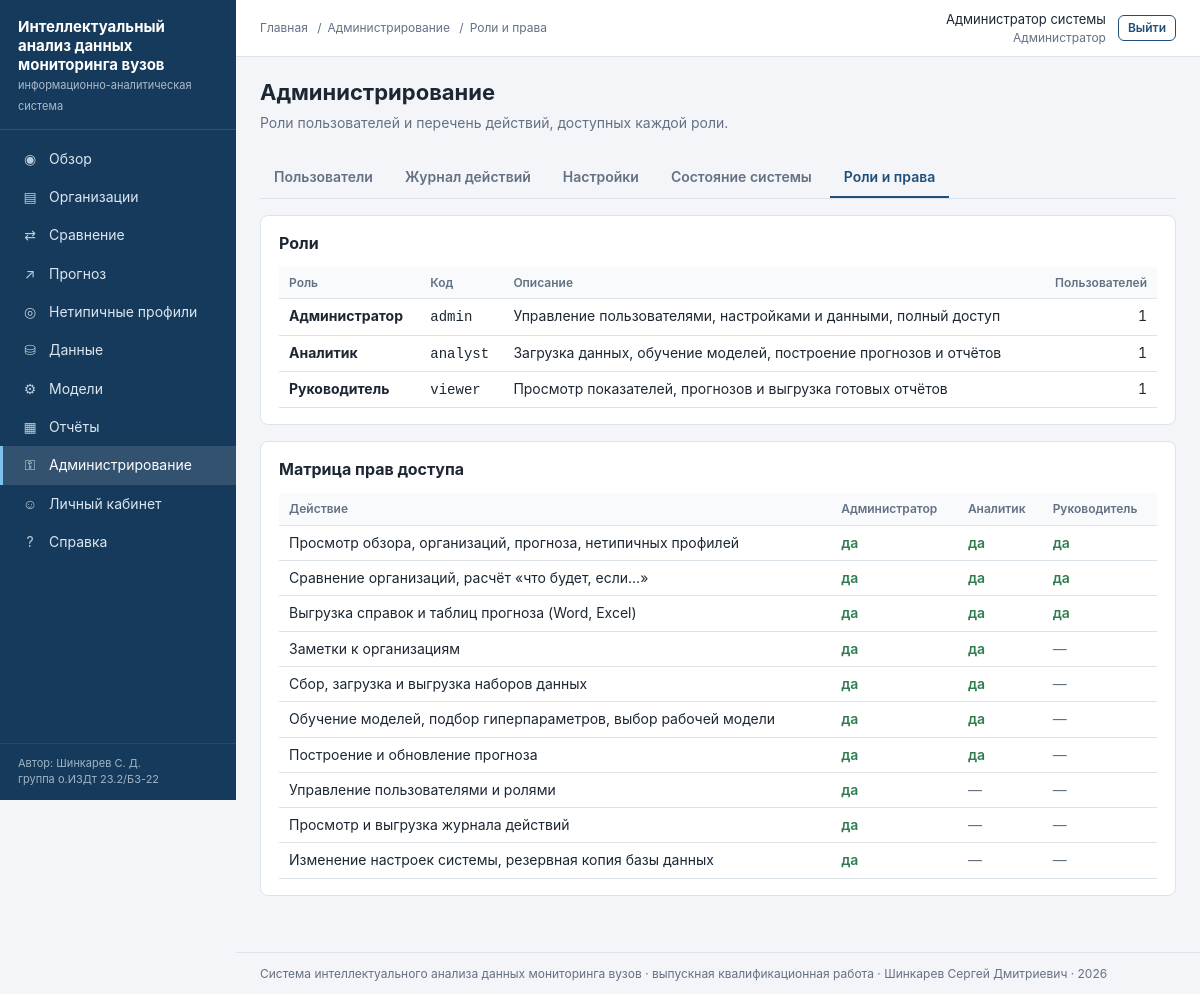
The page /admin/roles (signed in) on the database its author committed.
### vuzmon/db/models.py (models this page shows)
class Base(DeclarativeBase):
    """Общий базовый класс всех таблиц."""

class User(Base):
    __tablename__ = "users"
    id: Mapped[int] = mapped_column(Integer, primary_key=True)
    login: Mapped[str] = mapped_column(String(64), unique=True)
    password_hash: Mapped[str] = mapped_column(String(255))          # пароль хранится только в виде хеша
    full_name: Mapped[str] = mapped_column(String(128), default="")
    email: Mapped[str] = mapped_column(String(128), default="")
    position: Mapped[str] = mapped_column(String(128), default="")   # должность
    role_id: Mapped[int] = mapped_column(ForeignKey("roles.id"))
    is_active: Mapped[bool] = mapped_column(Boolean, default=True)
    created_at: Mapped[datetime] = mapped_column(DateTime, default=datetime.now)
    last_login_at: Mapped[datetime] = mapped_column(DateTime, nullable=True)
    role: Mapped[Role] = relationship(back_populates="users")

class Role(Base):
    __tablename__ = "roles"
    id: Mapped[int] = mapped_column(Integer, primary_key=True)
    code: Mapped[str] = mapped_column(String(32), unique=True)       # admin / analyst / viewer
    title: Mapped[str] = mapped_column(String(64))                   # название на русском
    description: Mapped[str] = mapped_column(String(255), default="")
    users: Mapped[list["User"]] = relationship(back_populates="role")

### webapp/views_admin.py (the view)
@bp.route("/roles")
@security.roles_required(*security.ROLE_ADMIN)
def roles():
    db = get_session()
    rows = db.scalars(select(Role).order_by(Role.id)).all()
    counts = dict(db.execute(select(User.role_id, func.count()).group_by(User.role_id)).all())
    return _render("admin_roles.html", "Роли и права", rows=rows, counts=counts, permissions=PERMISSIONS)

### vuzmon/db/session.py (called while the page is built)
def get_session_factory(url: str = None):
    global _session_factory
    if _session_factory is None or url is not None:
        _session_factory = scoped_session(sessionmaker(bind=get_engine(url), expire_on_commit=False))
    return _session_factory

def get_session():
    return get_session_factory()()

### webapp/__init__.py (called while the page is built)
def active_menu(endpoint: str) -> str:
    endpoints = [item[0] for item in MENU]
    if endpoint in endpoints:
        return endpoint
    if endpoint in MENU_PARENTS:
        return MENU_PARENTS[endpoint]
    blueprint = endpoint.split(".")[0]
    return next((item for item in endpoints if item.split(".")[0] == blueprint), "")

### webapp/security.py (called while the page is built)
def current_user():
    if "user" not in g:
        user_id = session.get("user_id")
        user = get_session().get(User, user_id) if user_id else None
        g.user = user if user is not None and user.is_active else None
    return g.user

def has_role(*codes) -> bool:
    user = current_user()
    return user is not None and user.role.code in codes

def roles_required(*codes):
    def decorator(view):
        @wraps(view)
        def wrapper(*args, **kwargs):
            if current_user() is None:
                flash("Для продолжения работы войдите в систему.", "warning")
                return redirect(url_for("auth.login", next=request.path))
            if not has_role(*codes):
                abort(403)
            return view(*args, **kwargs)
        return wrapper
    return decorator

def csrf_token() -> str:
    if "_csrf" not in session:
        session["_csrf"] = secrets.token_hex(16)
    return session["_csrf"]

def check_csrf() -> None:
    if request.method in ("POST", "PUT", "DELETE"):
        sent = request.form.get("_csrf") or request.headers.get("X-CSRF-Token", "")
        if not sent or not secrets.compare_digest(sent, session.get("_csrf", "")):
            abort(400, description="Форма устарела. Обновите страницу и повторите действие.")

### webapp/views_admin.py (called while the page is built)
def _render(template: str, title: str, **context):
    return render_template(template, crumbs=[("Администрирование", url_for("admin.users")), (title, None)],
                           tabs=TABS, **context)

### webapp/templates/admin_roles.html (shortened to what this page needs)
{% extends "base.html" %}
{% block content %}
<div class="page-head"><div><h1>Администрирование</h1><p class="lead">Роли пользователей и перечень действий, доступных каждой роли.</p></div></div>
{% include "_admin_tabs.html" %}
<div class="card">
  <h2>Роли</h2>
  <table class="data">
    <tr><th>Роль</th><th>Код</th><th>Описание</th><th class="num">Пользователей</th></tr>
    {% for row in rows %}<tr><td><b>{{ row.title }}</b></td><td><code>{{ row.code }}</code></td><td>{{ row.description }}</td><td class="num">{{ counts.get(row.id, 0) }}</td></tr>{% endfor %}
  </table>
</div>
<div class="card">
  <h2>Матрица прав доступа</h2>
  <div class="table-wrap"><table class="data">
    <tr><th>Действие</th>{% for row in rows %}<th class="center">{{ row.title }}</th>{% endfor %}</tr>
    {% for title, allowed in permissions %}
    <tr><td>{{ title }}</td>{% for row in rows %}<td class="center">{% if row.code in allowed %}<span class="pass">да</span>{% else %}<span class="muted">—</span>{% endif %}</td>{% endfor %}</tr>
    {% endfor %}
  </table></div>
</div>
{% endblock %}

### webapp/templates/base.html (shortened to what this page needs)
<!DOCTYPE html>
<html lang="ru">
<head>
  <link rel="stylesheet" href="{{ url_for('static', filename='css/app.css') }}">
</head>
<body>
<div class="layout">
  <aside class="sidebar" id="sidebar">
    <div class="brand">
      <b>Интеллектуальный анализ данных мониторинга вузов</b>
      <span>информационно-аналитическая система</span>
    </div>
    <ul class="menu">
      {% for endpoint, title, icon in menu %}
      <li><a href="{{ url_for(endpoint) }}"
             class="{{ 'active' if active_menu == endpoint else '' }}">
        <span class="icon">{{ icon }}</span>{{ title }}</a></li>
      {% endfor %}
    </ul>
    <div class="sidebar-footer">Автор: Шинкарев С. Д.<br>группа о.ИЗДт 23.2/Б3-22</div>
  </aside>
  <div class="main">
    <header class="topbar">
      <nav class="crumbs" aria-label="Навигационная цепочка">
        <a href="{{ url_for('main.dashboard') }}">Главная</a>
        {% for text, link in crumbs or [] %}
          <span class="sep">/</span>{% if link %}<a href="{{ link }}">{{ text }}</a>{% else %}<span>{{ text }}</span>{% endif %}
        {% endfor %}
      </nav>
      <div class="userbox">
        <div class="right">
          <div>{{ user.full_name or user.login }}</div>
          <div class="role">{{ user.role.title }}</div>
        </div>
        <form method="post" action="{{ url_for('auth.logout') }}" class="inline">
          <button class="btn secondary small" type="submit">Выйти</button>
        </form>
      </div>
    </header>
    <main class="content">
      {% block content %}{% endblock %}
    </main>
    <footer class="footer">
      Система интеллектуального анализа данных мониторинга вузов · выпускная квалификационная работа ·
      Шинкарев Сергей Дмитриевич · {{ now.year }}
    </footer>
  </div>
</div>
</body>
</html>

### webapp/static/css/app.css (style rules this page uses)
:root { --primary: #1f4e79; --primary-dark: #163a5b; --accent: #2a7fb8; --bg: #f3f5f8; --card: #ffffff; --text: #1c2733; --muted: #647184; --border: #dde3ea; --risk: #c44e52; --mid: #7d8896; --lead: #2a7fb8; --ok: #2f7d4f; --warn: #b7791f; --radius: 8px; }
* { box-sizing: border-box; }
html, body { margin: 0; padding: 0; }
body { font-family: -apple-system, "Segoe UI", Roboto, "Helvetica Neue", Arial, sans-serif; font-size: 14px; line-height: 1.45; color: var(--text); background: var(--bg); }
a { color: var(--accent); text-decoration: none; }
h1 { font-size: 22px; margin: 0 0 4px; }
h2 { font-size: 16px; margin: 0 0 12px; }
p { margin: 0 0 10px; }
.muted { color: var(--muted); }
.small { font-size: 12px; }
.right { text-align: right; }
.center { text-align: center; }
.layout { display: flex; min-height: 100vh; }
.sidebar { width: 236px; flex-shrink: 0; background: var(--primary-dark); color: #dbe6f1; display: flex; flex-direction: column; position: sticky; top: 0; height: 100vh; }
.brand { padding: 18px 18px 14px; border-bottom: 1px solid rgba(255,255,255,.12); }
.brand b { display: block; font-size: 15px; color: #fff; line-height: 1.25; }
.brand span { font-size: 11px; opacity: .75; }
.menu { list-style: none; margin: 10px 0; padding: 0; flex: 1; overflow-y: auto; }
.menu a { display: flex; align-items: center; gap: 10px; padding: 9px 18px; color: #dbe6f1; border-left: 3px solid transparent; }
.menu a.active { background: rgba(255,255,255,.12); border-left-color: #7fc1ee; color: #fff; }
.menu .icon { width: 18px; text-align: center; opacity: .85; }
.sidebar-footer { padding: 12px 18px; font-size: 11px; opacity: .7; border-top: 1px solid rgba(255,255,255,.12); }
.main { flex: 1; min-width: 0; display: flex; flex-direction: column; }
.topbar { background: var(--card); border-bottom: 1px solid var(--border); padding: 10px 24px; display: flex; align-items: center; justify-content: space-between; gap: 16px; }
.crumbs { font-size: 12px; color: var(--muted); }
.crumbs a { color: var(--muted); }
.crumbs span.sep { margin: 0 6px; }
.userbox { display: flex; align-items: center; gap: 12px; font-size: 13px; }
.userbox .role { color: var(--muted); font-size: 12px; }
.content { padding: 20px 24px 40px; }
.page-head { display: flex; justify-content: space-between; align-items: flex-start; gap: 16px; margin-bottom: 16px; flex-wrap: wrap; }
.page-head .lead { color: var(--muted); max-width: 820px; }
.footer { padding: 12px 24px; font-size: 12px; color: var(--muted); border-top: 1px solid var(--border); margin-top: auto; }
.card { background: var(--card); border: 1px solid var(--border); border-radius: var(--radius); padding: 16px 18px; margin-bottom: 16px; }
.table-wrap { overflow-x: auto; }
table.data { width: 100%; border-collapse: collapse; }
table.data th, table.data td { padding: 7px 10px; border-bottom: 1px solid var(--border); text-align: left; vertical-align: top; }
table.data th { font-size: 12px; color: var(--muted); font-weight: 600; background: #f8fafc; white-space: nowrap; }
table.data td.num, table.data th.num { text-align: right; font-variant-numeric: tabular-nums; white-space: nowrap; }
.pass { color: var(--ok); font-weight: 600; }
form.inline { display: inline; }
.btn { display: inline-block; font: inherit; font-weight: 600; padding: 7px 14px; border-radius: 6px; cursor: pointer; border: 1px solid var(--primary); background: var(--primary); color: #fff; white-space: nowrap; }
.btn.secondary { background: #fff; color: var(--primary); }
.btn.small { padding: 3px 9px; font-size: 12px; }

### rows shown on the page
User: full_name "Администратор системы"
Role: role "Администратор", title "Администратор", code "admin", description "Управление пользователями, настройками и данными, полный доступ", get "1"
Role: title "Аналитик", code "analyst", description "Загрузка данных, обучение моделей, построение прогнозов и отчётов", get "1"
Role: title "Руководитель", code "viewer", description "Просмотр показателей, прогнозов и выгрузка готовых отчётов", get "1", shows "да"

### other values the page prints
{{ icon }} "◉" "▤" "⇄" "↗" "◎" "⛁" "⚙" "▦" "⚿" "☺" "?"
{{ title }} "Обзор" "Организации" "Сравнение" "Прогноз" "Нетипичные профили" "Данные" "Модели" "Отчёты" "Администрирование" "Личный кабинет" "Справка"
{{ text }} "Администрирование"
{{ text }} "Роли и права"
{{ title }} "Пользователи" "Журнал действий" "Настройки" "Состояние системы" "Роли и права"
{{ title }} "Просмотр обзора, организаций, прогноза, нетипичных профилей" "Сравнение организаций, расчёт «что будет, если…»" "Выгрузка справок и таблиц прогноза (Word, Excel)" "Заметки к организациям" "Сбор, загрузка и выгрузка наборов данных" "Обучение моделей, подбор гиперпараметров, выбор рабочей модели" "Построение и обновление прогноза" "Управление пользователями и ролями" "Просмотр и выгрузка журнала действий" "Изменение настроек системы, резервная копия базы данных"
